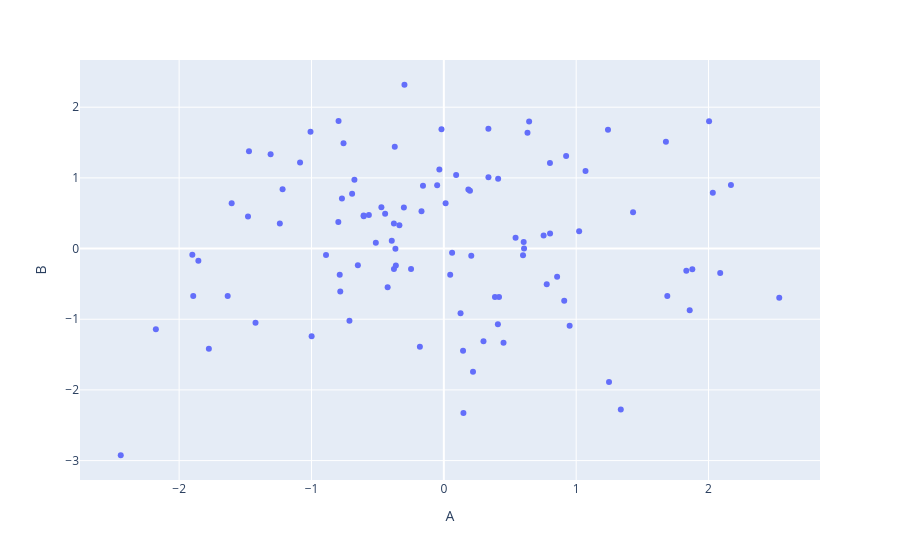

Notebook code cell kept with this figure:
### Code cell
fig4=px.scatter(df,y='B',x='A')
fig4
